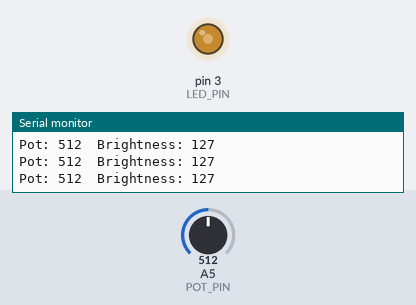
The sketch below on a simulated Arduino Uno, built with avr-gcc and run on an emulated ATmega328P. Shown: output pins drawn as LEDs (lit = HIGH), the last lines printed to the serial monitor. Inputs (shaded band) come from the test bench; at power-on: A5 (POT_PIN) = 512.

Above: at 1.2 s.
1.3 s: A5 (POT_PIN) set to 46
At 1.6 s:
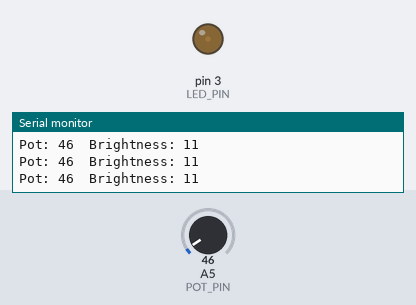
2.8 s: A5 (POT_PIN) set to 36
At 3.4 s:
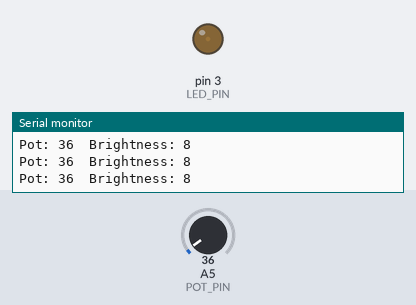
4.3 s: A5 (POT_PIN) set to 716
At 5.1 s:
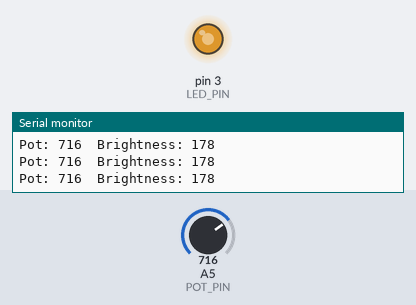
5.8 s: A5 (POT_PIN) set to 0
At 6.3 s:
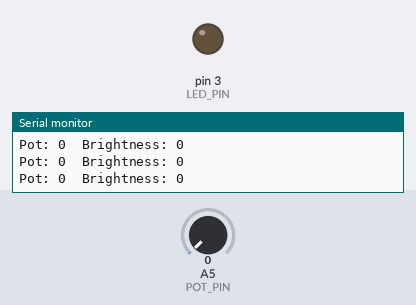
7.3 s: A5 (POT_PIN) set to 900
At 8.0 s:
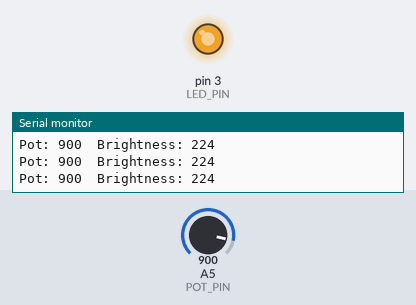
8.8 s: A5 (POT_PIN) set to 511
At 9.2 s:
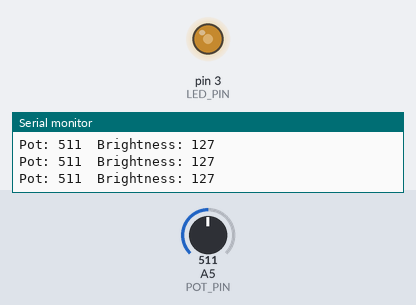
Timing chart, 0 to 11.8 s (numbered marks = the images above; inputs shaded):
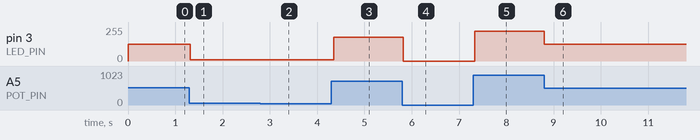

The sketch:

Potentiometer_LED_Brightness.ino
```cpp
// Arduino Uno - Potentiometer LED Brightness
// A5 핀 가변저항 값으로 3번 핀 LED 밝기를 조절 (PWM)
//
// [회로]
// 가변저항: 바깥 다리 → 5V, 가운데 다리 → A5, 다른 바깥 다리 → GND
// LED:      3번 핀 → 220Ω 저항 → LED 긴 다리(+),  짧은 다리(−) → GND
// LED는 PWM(~ 표시) 핀에 꽂아야 밝기 조절이 됨: 3, 5, 6, 9, 10, 11

const int POT_PIN = A5;
const int LED_PIN = 3;

void setup() {
  pinMode(LED_PIN, OUTPUT);
  Serial.begin(9600);                             // 시리얼 통신 시작 (9600bps)
}

void loop() {
  int potValue = analogRead(POT_PIN);             // 0 ~ 1023 값 읽기
  int brightness = map(potValue, 0, 1023, 0, 255); // PWM 범위(0 ~ 255)로 변환

  analogWrite(LED_PIN, brightness);               // LED 밝기 설정

  Serial.print("Pot: ");
  Serial.print(potValue);
  Serial.print("  Brightness: ");
  Serial.println(brightness);

  delay(50);                                      // 0.05초마다 갱신
}
```

Measured:
- after the input at 1.3 s, pin 3 (LED_PIN): 127/255 → 11/255 at once
- after the input at 2.8 s, pin 3 (LED_PIN): 11/255 → 8/255 at once
- after the input at 4.3 s, pin 3 (LED_PIN): 8/255 → 178/255 after 0.05 s
- after the input at 5.8 s, pin 3 (LED_PIN): 178/255 → 0/255 at once
- after the input at 7.3 s, pin 3 (LED_PIN): 0/255 → 224/255 at once
- after the input at 8.8 s, pin 3 (LED_PIN): 224/255 → 127/255 at once
